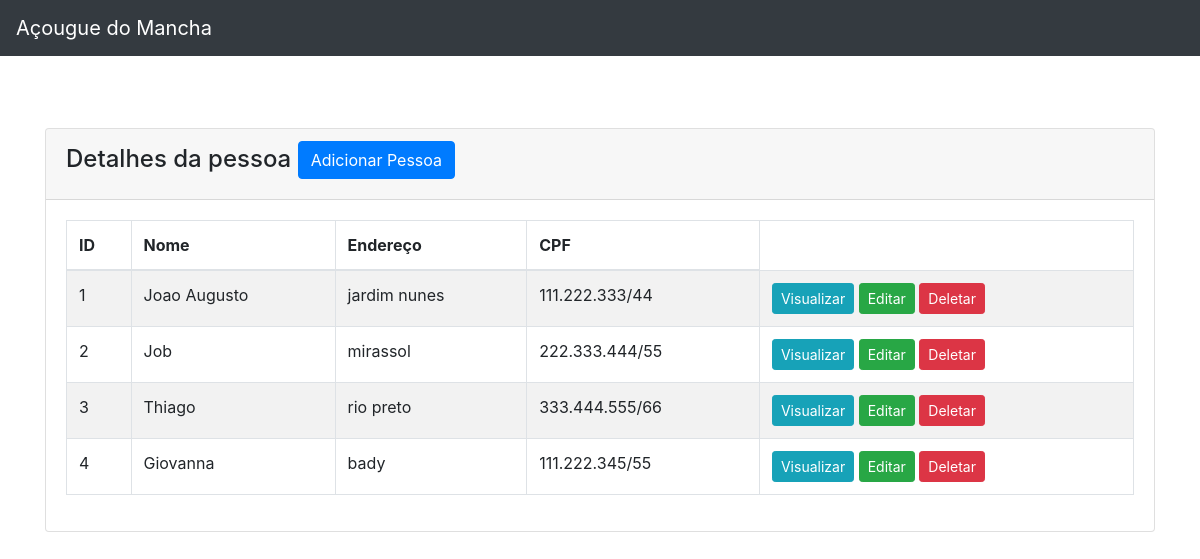
The page /person.php on the database as committed earlier.
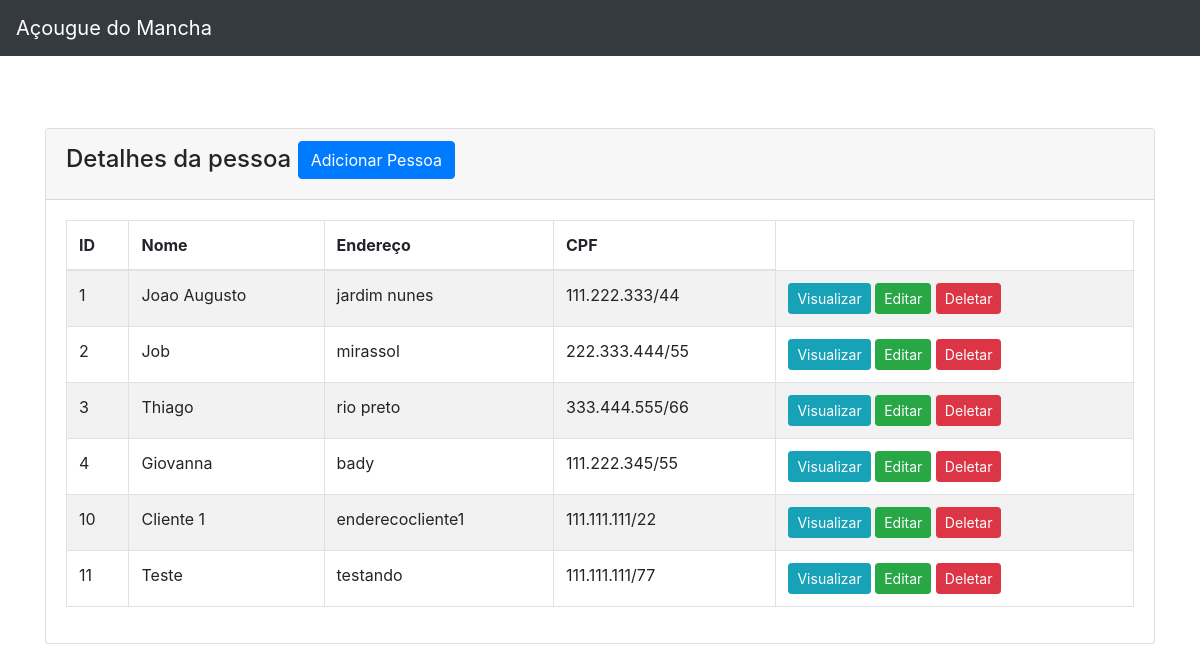
The same page on the database as committed later.
### tables this page shows
CREATE TABLE `tbpessoas` (
  `id` int(11) NOT NULL,
  `nome` varchar(100) NOT NULL,
  `email` varchar(100) NOT NULL,
  `endereco` varchar(300) NOT NULL,
  `cpf` varchar(14) NOT NULL
);

### person.php (the view, shortened to what this page needs)
<?php
    require 'connection.php';
    require_once("topo.php");
?>
<!doctype html>
<html lang="pt-BR">
  <head>
    <link rel="stylesheet" href="https://cdn.jsdelivr.net/npm/bootstrap@4.1.3/dist/css/bootstrap.min.css">
</head>
<body>
    <div class="container mt-4">
        <div class="row">
            <div class="col-md-12">
                <div class="card">
                    <div class="card-header">
                        <h4>Detalhes da pessoa
                            <a href="person_create.php" class="btn btn-primary float-end">Adicionar Pessoa</a>
                        </h4>
                    </div>
                    <div class="card-body">
                        <table class="table table-bordered table-striped">
                            <thead>
                                <tr>
                                    <th>ID</th>
                                    <th>Nome</th>
                                    <th>Endereço</th>
                                    <th>CPF</th>
                                </tr>
                            </thead>
                            <tbody>
                                <?php
                                    $query = "SELECT * FROM tbpessoas";
                                    $query_run = mysqli_query($con, $query);
                                    if(mysqli_num_rows($query_run) > 0)
                                    {
                                        foreach($query_run as $tbpessoas)
                                        {
                                            ?>
                                            <tr>
                                                <td><?= $tbpessoas['id']; ?></td>
                                                <td><?= $tbpessoas['nome']; ?></td>
                                                <td><?= $tbpessoas['endereco']; ?></td>
                                                <td><?= $tbpessoas['cpf']; ?></td>
                                                <td>
                                                    <a href="person_view.php?id=<?= $tbpessoas['id']; ?>" class="btn btn-info btn-sm">Visualizar</a>
                                                    <a href="person_edit.php?id=<?= $tbpessoas['id']; ?>" class="btn btn-success btn-sm">Editar</a>
                                                    <form action="code.php" method="POST" class="d-inline">
                                                        <button type="submit" name="delete_person" value="<?=$tbpessoas['id'];?>" class="btn btn-danger btn-sm">Deletar</button>
                                                    </form>
                                                </td>
                                            </tr>
                                            <?php
                                        }
                                    }
                                    else
                                    {
                                        echo "<h5> Nenhuma pessoa cadastrada </h5>";
                                    }
                                ?>
                            </tbody>
                        </table>
                    </div>
                </div>
            </div>
        </div>
    </div>
</body>
</html>

Rows that differ between the two databases and show on the page:
added tbpessoas: id "10", nome "Cliente 1", endereco "enderecocliente1", cpf "111.111.111/22"
added tbpessoas: id "11", nome "Teste", endereco "testando", cpf "111.111.111/77"
